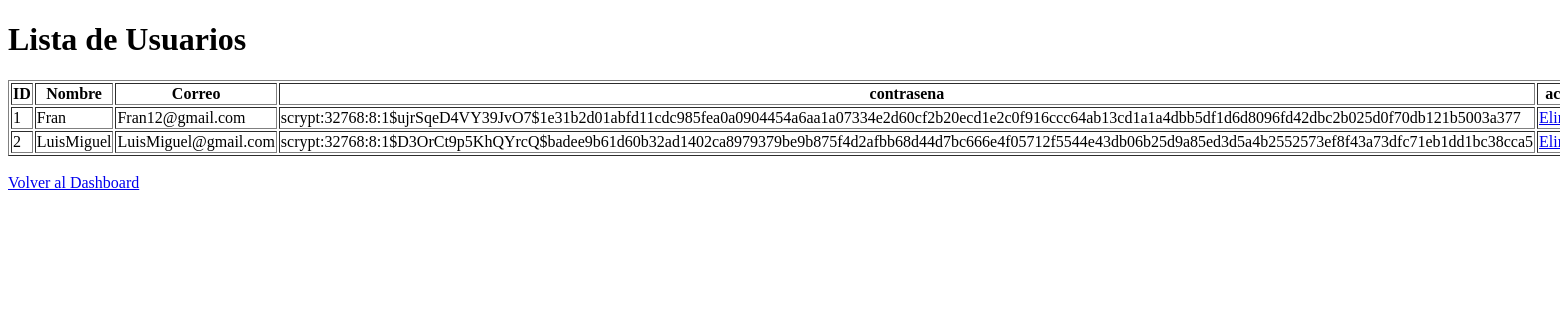
Before: /admin/users with the older database file.
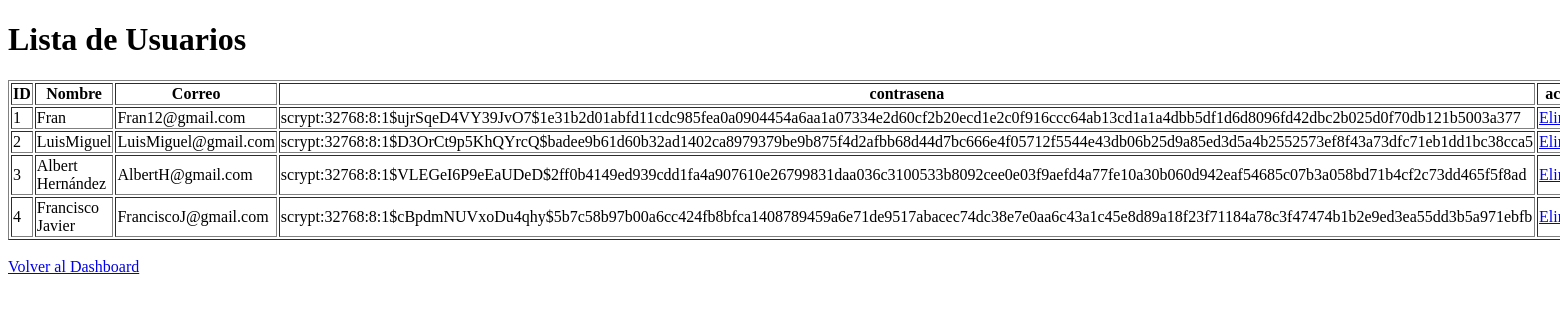
After: the same page with the newer database file.
### models.py (models this page shows, shortened)
class Usuario(db.Model):
    __tablename__ = 'usuario'
    id = db.Column(db.Integer, primary_key=True)  # ID único
    nombre = db.Column(db.String(80), nullable=False)  # Nombre del usuario
    correo = db.Column(db.String(120), unique=True, nullable=False)  # Correo único
    password = db.Column(db.String(120), nullable=False)  # Contraseña
    is_admin = db.Column(db.Boolean, default=False)  # Indicador si es administrador o no

### routes/admin_routes.py (the view)
@admin_bp.route('/users')
def users():
    usuarios = Usuario.query.all()
    return render_template('users.html', usuarios=usuarios)

### templates/admin/users.html (shortened to what this page needs)
<!DOCTYPE html>
<html lang="es">
<head>
</head>
<body>
    <h1>Lista de Usuarios</h1>
    <table border="1">
        <thead>
            <tr>
                <th>ID</th>
                <th>Nombre</th>
                <th>Correo</th>
                <th>contrasena</th>
                <th>accion</th>
            </tr>
        </thead>
        <tbody>
            {% for usuario in usuarios %}
            <tr>
                <td>{{ usuario.id }}</td>
                <td>{{ usuario.nombre }}</td>
                <td>{{ usuario.correo }}</td>
                <td>{{ usuario.password }}</td>
                <td>
                    <a href="#">Eliminar</a>
                </td>
            </tr>
            {% else %}
            <tr>
                <td colspan="4">No hay usuarios registrados.</td>
            </tr>
            {% endfor %}
        </tbody>
    </table>
    <br>
    <a href="{{ url_for('admin.dashboard') }}">Volver al Dashboard</a>
</body>
</html>

Changed rows visible on the page:
added Usuario: id "3", nombre "Albert Hernández", correo "AlbertH@gmail.com", password "scrypt:32768:8:1$VLEGeI6P9eEaUDeD$2ff0b4149ed939cdd1fa4a907610e26799831daa036c3100533b8092cee0e03f9aefd4a77fe10a30b060d942eaf54685c07b3a058bd71b4cf2c73dd465f5f8ad"
added Usuario: id "4", nombre "Francisco Javier", correo "FranciscoJ@gmail.com", password "scrypt:32768:8:1$cBpdmNUVxoDu4qhy$5b7c58b97b00a6cc424fb8bfca1408789459a6e71de9517abacec74dc38e7e0aa6c43a1c45e8d89a18f23f71184a78c3f47474b1b2e9ed3ea55dd3b5a971ebfb"
